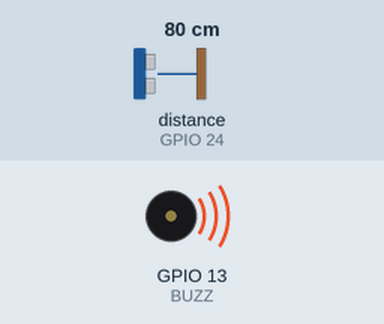
This program was run on a simulated Raspberry Pi (BCM pin numbers). On the bench: buzzer (waves = sounding). Inputs (shaded band) come from the test bench; at power-on: distance to the obstacle (sensor on GPIO 24) 80 cm. The echo pulse lasts 58.3 µs per cm; the clock reads 2024-03-15 10:24:30 at power-on unless the program sets it.

Above: at 0.1 s.
Timing chart, 0 to 1.6 s (numbered marks = the images above):
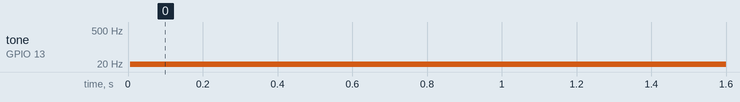

The program:

7.3D.py
```python
import RPi.GPIO as GPIO
import time

GPIO.setmode(GPIO.BCM)

TRIG = 23
ECHO = 24
BUZZ = 13

GPIO.setup(TRIG, GPIO.OUT)
GPIO.setup(ECHO, GPIO.IN)
GPIO.setup(BUZZ, GPIO.OUT)

GPIO.output(BUZZ, True)
buzzer = GPIO.PWM(BUZZ, 0.25)
buzzer.start(1)


def getDistance():
    GPIO.output(TRIG, True)

    time.sleep(0.00001)
    GPIO.output(TRIG, False)

    start = time.time()
    stop = time.time()

    while GPIO.input(ECHO) == 0:
        start = time.time()

    while GPIO.input(ECHO) == 1:
        stop = time.time()

    timeDiffernce = stop - start
    distance = (timeDiffernce * 34300) / 2
    return distance


def getFrequency(distance):
    if distance > 500:
        return 0.25
    elif distance > 400:
        return 2
    elif distance > 300:
        return 3
    elif distance > 200:
        return 4
    elif distance > 100:
        return 5
    else:
        return 6


if __name__ == '__main__':
    try:
        while True:
            dist = getDistance()
            freq = getFrequency(dist)
            buzzer.ChangeFrequency(freq)
            time.sleep(1)

    except KeyboardInterrupt:
        GPIO.cleanup()
        buzzer.stop()
```

Measured:
- by itself, tone on GPIO 13 (BUZZ): silent → 6 Hz at 0.01 s
